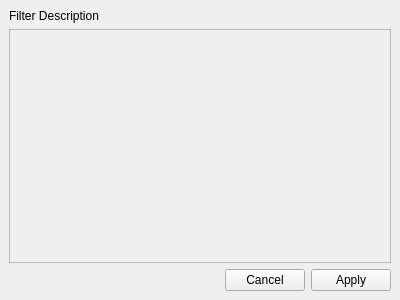
<?xml version="1.0" encoding="UTF-8"?>
<ui version="4.0">
 <class>vcl::qt::FilterMeshDockWidget</class>
 <widget class="QDockWidget" name="vcl::qt::FilterMeshDockWidget">
  <property name="geometry">
   <rect>
    <x>0</x>
    <y>0</y>
    <width>400</width>
    <height>300</height>
   </rect>
  </property>
  <property name="floating">
   <bool>true</bool>
  </property>
  <property name="windowTitle">
   <string>DockWidget</string>
  </property>
  <widget class="QWidget" name="dockWidgetContents">
   <layout class="QVBoxLayout" name="verticalLayout">
    <item>
     <widget class="QLabel" name="filterDescriptionLabel">
      <property name="sizePolicy">
       <sizepolicy hsizetype="Preferred" vsizetype="Fixed">
        <horstretch>0</horstretch>
        <verstretch>0</verstretch>
       </sizepolicy>
      </property>
      <property name="text">
       <string>Filter Description</string>
      </property>
     </widget>
    </item>
    <item>
     <widget class="vcl::qt::ParameterFrame" name="parameterFrame">
      <property name="frameShape">
       <enum>QFrame::Shape::StyledPanel</enum>
      </property>
      <property name="frameShadow">
       <enum>QFrame::Shadow::Raised</enum>
      </property>
     </widget>
    </item>
    <item>
     <widget class="QDialogButtonBox" name="buttonBox">
      <property name="orientation">
       <enum>Qt::Orientation::Horizontal</enum>
      </property>
      <property name="standardButtons">
       <set>QDialogButtonBox::StandardButton::Apply|QDialogButtonBox::StandardButton::Cancel</set>
      </property>
      <property name="centerButtons">
       <bool>false</bool>
      </property>
     </widget>
    </item>
   </layout>
  </widget>
 </widget>
 <customwidgets>
  <customwidget>
   <class>vcl::qt::ParameterFrame</class>
   <extends>QFrame</extends>
   <header>gui/parameter_frame.h</header>
   <container>1</container>
  </customwidget>
 </customwidgets>
 <resources/>
 <connections/>
</ui>
